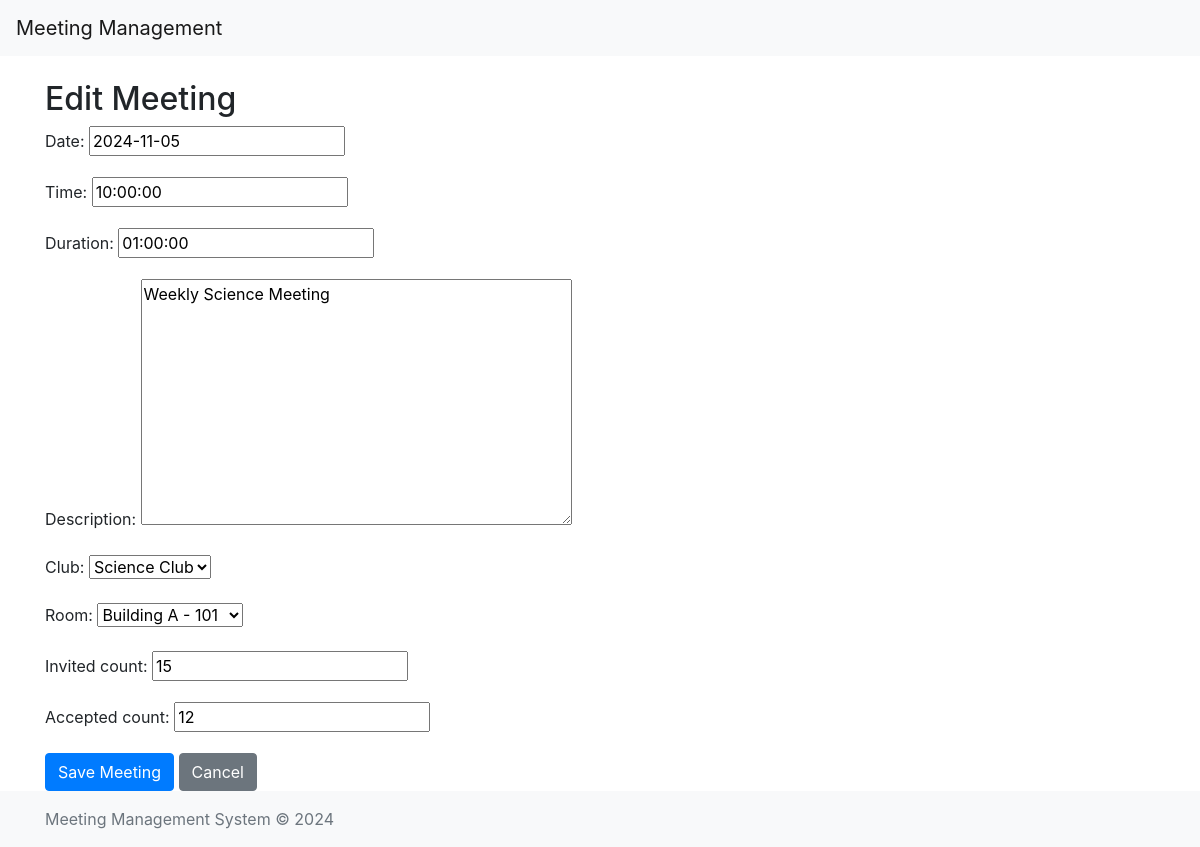
The app's page /meetings/edit/1/ with its own data.
### clubs_management/models.py (models this page shows, shortened)
class Meeting(models.Model):
    id = models.AutoField(primary_key=True)
    date = models.DateField(db_index=True)
    time = models.TimeField()
    duration = models.DurationField()
    description = models.TextField(blank=True, null=True)
    club = models.ForeignKey(Club, on_delete=models.CASCADE)
    room = models.ForeignKey(Room, on_delete=models.CASCADE)
    invited_count = models.IntegerField(default=0)
    accepted_count = models.IntegerField(default=0)

### clubs_management/views.py (the view)
# urls.py: path('meetings/edit/<int:meeting_id>/', views.meeting_edit, name='meeting_edit'),
def meeting_edit(request, meeting_id=None):
    if meeting_id:
        meeting = get_object_or_404(Meeting, pk=meeting_id)
    else:
        meeting = None
    if request.method == "POST":
        form = MeetingForm(request.POST, instance=meeting)
        if form.is_valid():
            try:
                with transaction.atomic():
                    form.save()
            except Exception as e:
                messages.error(request, f"An error occurred while saving the meeting: {e}")
            else:
                messages.success(request, "Meeting saved successfully.")
                return redirect(reverse('meeting_list'))
    else:
        form = MeetingForm(instance=meeting)
    return render(request, 'clubs_management/meeting_edit.html', {'form': form})

### clubs_management/forms.py
class MeetingForm(forms.ModelForm):
    class Meta:
        model = Meeting
        fields = ['date', 'time', 'duration', 'description', 'club', 'room', 'invited_count', 'accepted_count']

### clubs_management/models.py (called while the page is built)
    def __str__(self):
        return self.name

    def __str__(self):
        return f"{self.building} - {self.number}"

### clubs_management/templates/clubs_management/meeting_edit.html (shortened to what this page needs)
{% extends 'base.html' %}
{% block content %}
<h2>{% if form.instance.pk %}Edit{% else %}Add{% endif %} Meeting</h2>
<form method="post">
    {{ form.as_p }}
    <button type="submit" class="btn btn-primary">Save Meeting</button>
    <a href="{% url 'meeting_list' %}" class="btn btn-secondary">Cancel</a>
</form>
{% endblock %}

### records on screen
Meeting: date "2024-11-05", time "10:00:00", duration "01:00:00", description "Weekly Science Meeting", club "Science Club", room "Building A - 101", invited_count "15", accepted_count "12"
